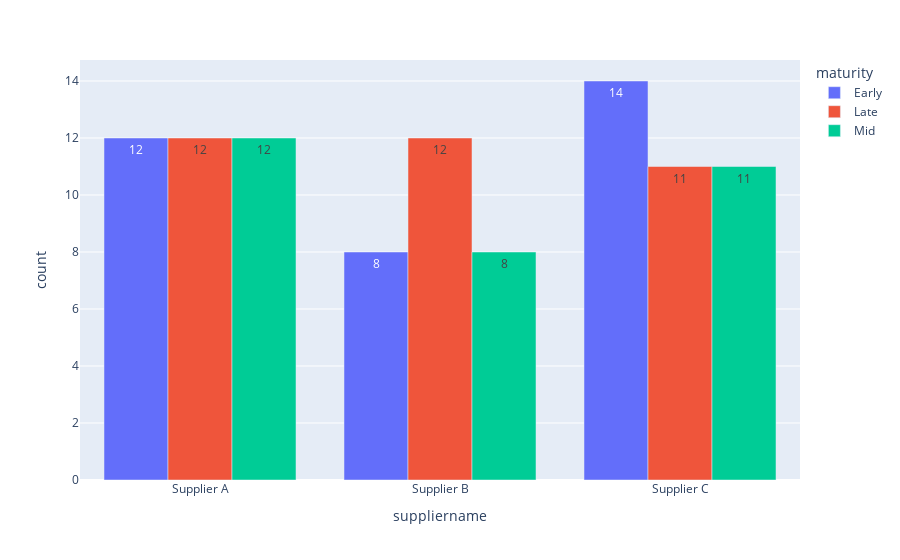

The code cell stored with this chart in its notebook:
### Code cell
import pandas as pd
import plotly.express as px

# Create a DataFrame from the d_metadata dictionary
df = pd.DataFrame.from_dict(d_metadata)

# Group the DataFrame by suppliername and maturity and count the number of entries in each group
grouped_df = df.groupby(['suppliername', 'maturity']).size().reset_index(name='count')

# Create a bar plot using Plotly
fig = px.bar(grouped_df, x='suppliername', y='count', color='maturity', barmode='group', text_auto=True)

# Show the plot
fig.show()

### Figure 1 — Plotly figure (JSON) as saved in the notebook; plotly's stock layout.template omitted (floating-point values rounded to 4 significant figures)
{"data": [{"alignmentgroup": "True", "hovertemplate": "maturity=Early<br>suppliername=%{x}<br>count=%{y}<extra></extra>", "legendgroup": "Early", "marker": {"color": "#636efa", "pattern": {"shape": ""}}, "name": "Early", "offsetgroup": "Early", "orientation": "v", "showlegend": true, "textposition": "auto", "texttemplate": "%{y}", "type": "bar", "x": ["Supplier A", "Supplier B", "Supplier C"], "xaxis": "x", "y": [12, 8, 14], "yaxis": "y"}, {"alignmentgroup": "True", "hovertemplate": "maturity=Late<br>suppliername=%{x}<br>count=%{y}<extra></extra>", "legendgroup": "Late", "marker": {"color": "#EF553B", "pattern": {"shape": ""}}, "name": "Late", "offsetgroup": "Late", "orientation": "v", "showlegend": true, "textposition": "auto", "texttemplate": "%{y}", "type": "bar", "x": ["Supplier A", "Supplier B", "Supplier C"], "xaxis": "x", "y": [12, 12, 11], "yaxis": "y"}, {"alignmentgroup": "True", "hovertemplate": "maturity=Mid<br>suppliername=%{x}<br>count=%{y}<extra></extra>", "legendgroup": "Mid", "marker": {"color": "#00cc96", "pattern": {"shape": ""}}, "name": "Mid", "offsetgroup": "Mid", "orientation": "v", "showlegend": true, "textposition": "auto", "texttemplate": "%{y}", "type": "bar", "x": ["Supplier A", "Supplier B", "Supplier C"], "xaxis": "x", "y": [12, 8, 11], "yaxis": "y"}], "layout": {"barmode": "group", "legend": {"title": {"text": "maturity"}, "tracegroupgap": 0}, "margin": {"t": 60}, "xaxis": {"anchor": "y", "domain": [0, 1], "title": {"text": "suppliername"}}, "yaxis": {"anchor": "x", "domain": [0, 1], "title": {"text": "count"}}}}
